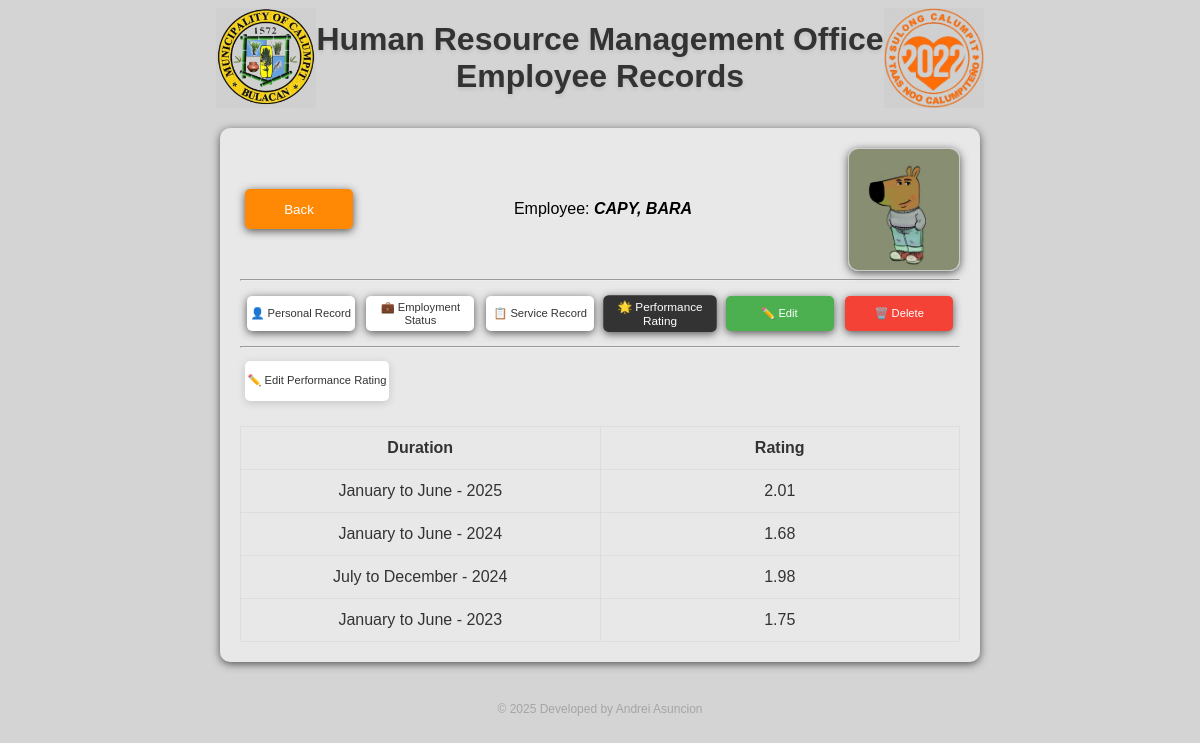
Screenshot of /performance_rating.php?id=20 (signed in) with the database file from the repository.
### tables this page shows
CREATE TABLE `personal_record` (
  `id` int(11) NOT NULL,
  `name` varchar(255) NOT NULL,
  `address` text DEFAULT NULL,
  `date_of_birth` date DEFAULT NULL,
  `civil_status` varchar(50) DEFAULT NULL,
  `contact` varchar(255) DEFAULT NULL,
  `email` varchar(255) DEFAULT NULL,
  `position` varchar(255) DEFAULT NULL,
  `date_of_appointment` date DEFAULT NULL,
  `salary` varchar(255) DEFAULT NULL,
  `office` varchar(255) DEFAULT NULL,
  `employment_status` varchar(50) DEFAULT NULL,
  `eligibility` text DEFAULT NULL,
  `tin` varchar(255) DEFAULT NULL,
  `philhealth` varchar(255) DEFAULT NULL,
  `pagibig` varchar(255) DEFAULT NULL,
  `gsis` varchar(255) DEFAULT NULL
);

CREATE TABLE `employee_image` (
  `id` int(11) DEFAULT NULL,
  `filename` text NOT NULL,
  `uploaded_at` datetime DEFAULT current_timestamp()
);

CREATE TABLE `performance_rating` (
  `id` int(11) DEFAULT NULL,
  `rating` varchar(50) NOT NULL,
  `duration` varchar(50) NOT NULL,
  `_year` int(11) DEFAULT NULL,
  `rating_id` int(11) NOT NULL
);

### performance_rating.php (the view, shortened to what this page needs)
<?php
include 'db_connection.php';
$id = isset($_GET['id']) ? $_GET['id'] : null;
$query = "SELECT * FROM personal_record WHERE id = '$id'";
$result = mysqli_query($conn, $query);
$row = mysqli_fetch_assoc($result);
$picQuery = "SELECT * FROM employee_image WHERE id = '$id'";
$picResult = mysqli_query($conn, $picQuery);
$picRow = mysqli_fetch_assoc($picResult);
$ratingQuery = "SELECT * FROM performance_rating WHERE id = '$id' order by _year DESC, duration ASC";
$ratingResult = mysqli_query($conn, $ratingQuery);
$ratingRow = mysqli_fetch_all($ratingResult, MYSQLI_ASSOC);
?>
<!DOCTYPE html>
<html lang="en">
<head>
  <link rel="stylesheet" href="style.css" />
</head>
<body>
  <div class="header">
    <img src="img/logo1.png" alt="CalumpitLogo" />
    <h1>Human Resource Management Office <br />Employee Records</h1>
    <img src="img/logo2.png" alt="CalumpitLogo" />
  </div>
  <div class="container">
    <div class="name-pic">
      <button class="back-btn" onclick="location.href='index.php'">Back</button>
      <p>Employee: <b><i><?php echo htmlspecialchars($row['name']); ?></i></b></p>
      <?php if (!empty($picRow['filename'])): ?>
        <img src="<?php echo htmlspecialchars($picRow['filename']); ?>" alt="Profile Picture" class="profile-pic" />
      <?php else: ?>
        <img src="img/default_profile.jpg" alt="Default Profile Picture" class="profile-pic" />
      <?php endif; ?>
    </div>
    <hr />
    <div class="navigation-bar">
      <button class="action-btn" onclick="location.href='personal_record.php?id=<?php echo $row['id']; ?>'">👤 Personal Record</button>
      <button class="action-btn" onclick="location.href='employment_status.php?id=<?php echo $row['id']; ?>'">💼 Employment Status</button>
      <button class="action-btn" onclick="location.href='service_record.php?id=<?php echo $row['id']; ?>'">📋 Service Record</button>
      <button class="action-btn active" onclick="location.href='performance_rating.php?id=<?php echo $row['id']; ?>'">🌟 Performance Rating</button>
      <button class="action-btn edit" onclick="location.href='edit_record.php?id=<?php echo $row['id']; ?>'"><i class='fas fa-edit'></i>✏️ Edit</button>
      <button class="action-btn delete" onclick="location.href='delete_record.php?id=<?php echo $row['id']; ?>'"><i class='fas fa-trash'></i>🗑️ Delete</button>
    </div>
    <hr />
    <button class="action-btn service" onclick="location.href='add_rating.php?id=<?php echo $row['id']; ?>'">✏️ Edit Performance Rating</button>
    <div class="details">
      <table class="record-table vertical">
        <tr>
          <th>Duration</th>
          <th>Rating</th>
        </tr>
        <?php
        if (!empty($ratingRow)) {
          foreach ($ratingRow as $rating) {
            echo "<tr>";
            echo "<td>" . htmlspecialchars($rating['duration']) . " - " . htmlspecialchars($rating['_year']) . "</td>";
            echo "<td>" . htmlspecialchars($rating['rating']) . "</td>";
            echo "</tr>";
          }
        } else {
          echo "<tr><td colspan='3' style='text-align:center; color:lightcoral;'><i><b>No service record found</b></i></td></tr>";
        }
        ?>
      </table>
    </div>
  </div>
  <div class="credit">
    <p>© 2025 Developed by Andrei Asuncion</p>
  </div>
</body>
</html>

### style.css (style rules this page uses)
:root { --container-bg: #e8e8e8; --container-shadow: #535353; --color-primary: #ff8904; --color-primary-hover: #c75607; --color-primary-overlay: #fff2d4; --color-white: #fff; --color-background: rgb(212, 212, 212); --color-text: #333; }
body { display: flex; justify-content: center; align-items: center; flex-direction: column; background-color: var(--color-background); font-family: Arial, Helvetica, sans-serif; }
.header { display: flex; justify-content: space-between; align-items: center; text-align: center; }
.header h1 { color: var(--color-text); text-shadow: 0 2px 4px rgba(0, 0, 0, 0.1); margin: 0; }
.header img { width: 100px; height: auto; }
.back-btn { background-color: var(--color-primary); color: var(--color-white); width: 15%; height: 40px; border: none; border-radius: 5px; padding: 10px 20px; cursor: pointer; margin: 5px; box-shadow: 0 2px 8px var(--container-shadow); }
.container { width: 60vw; padding: 20px; border-radius: 10px; margin: 20px auto; background-color: var(--container-bg); box-shadow: 0 2px 8px var(--container-shadow); }
.credit p { text-align: center; margin-top: 20px; font-size: 12px; color: #a5a5a5; }
table { box-sizing: border-box; width: 100%; border-collapse: collapse; border: none; }
tr:nth-child(even) { background-color: inherit; }
tr:nth-child(odd) { background-color: #e8e8e8; }
th, td { text-align: left; transition: background 0.3s, color 0.3s; }
tr { color: var(--color-text); transition: background 0.3s; }
.action-btn { border: none; font-size: 0.7rem; border-radius: 5px; cursor: pointer; background-color: var(--color-white); color: var(--color-text); margin: 5px; padding: 3px 1px; width: 40%; height: 40px; box-shadow: 0 2px 8px rgba(0, 0, 0, 0.15); }
.action-btn.edit { background-color: #4caf50; width: 20%; height: 35px; color: white; }
.action-btn.delete { background-color: #f44336; width: 20%; height: 35px; color: white; }
.name-pic { box-sizing: border-box; display: flex; justify-content: space-between; align-items: center; margin: 0 auto; }
.name-pic img { width: 110px; border: 1px solid #ccc; border-radius: 10px; box-shadow: 0 2px 8px var(--container-shadow); }
.navigation-bar { display: flex; justify-content: space-evenly; align-items: center; width: 100%; margin-top: 10px; margin-bottom: 10px; }
.navigation-bar .action-btn { width: 15%; height: 35px; border: none; border-radius: 5px; padding: 3px 2px; cursor: pointer; box-shadow: 0 2px 8px var(--container-shadow); }
.navigation-bar .action-btn.active { background-color: var(--color-text); color: var(--color-white); transform: scale(1.05); transition: background 0.3s, color 0.3s, transform 0.3s; }
.details .record-table { width: 100%; border-collapse: collapse; margin-top: 20px; }
.details .record-table th, .details .record-table td { padding: 12px 15px; border: 1px solid #ddd; text-align: left; }
.details .record-table.vertical th, .details .record-table.vertical td { text-align: center; width: 50%; }
.action-btn.service { width: 20%; }

### rows the page displays
personal_record: name "CAPY, BARA"
employee_image: filename (picture)
performance_rating: duration "January to June", _year "2025", rating "2.01"
performance_rating: duration "January to June", _year "2024", rating "1.68"
performance_rating: duration "July to December", _year "2024", rating "1.98"
performance_rating: duration "January to June", _year "2023", rating "1.75"
